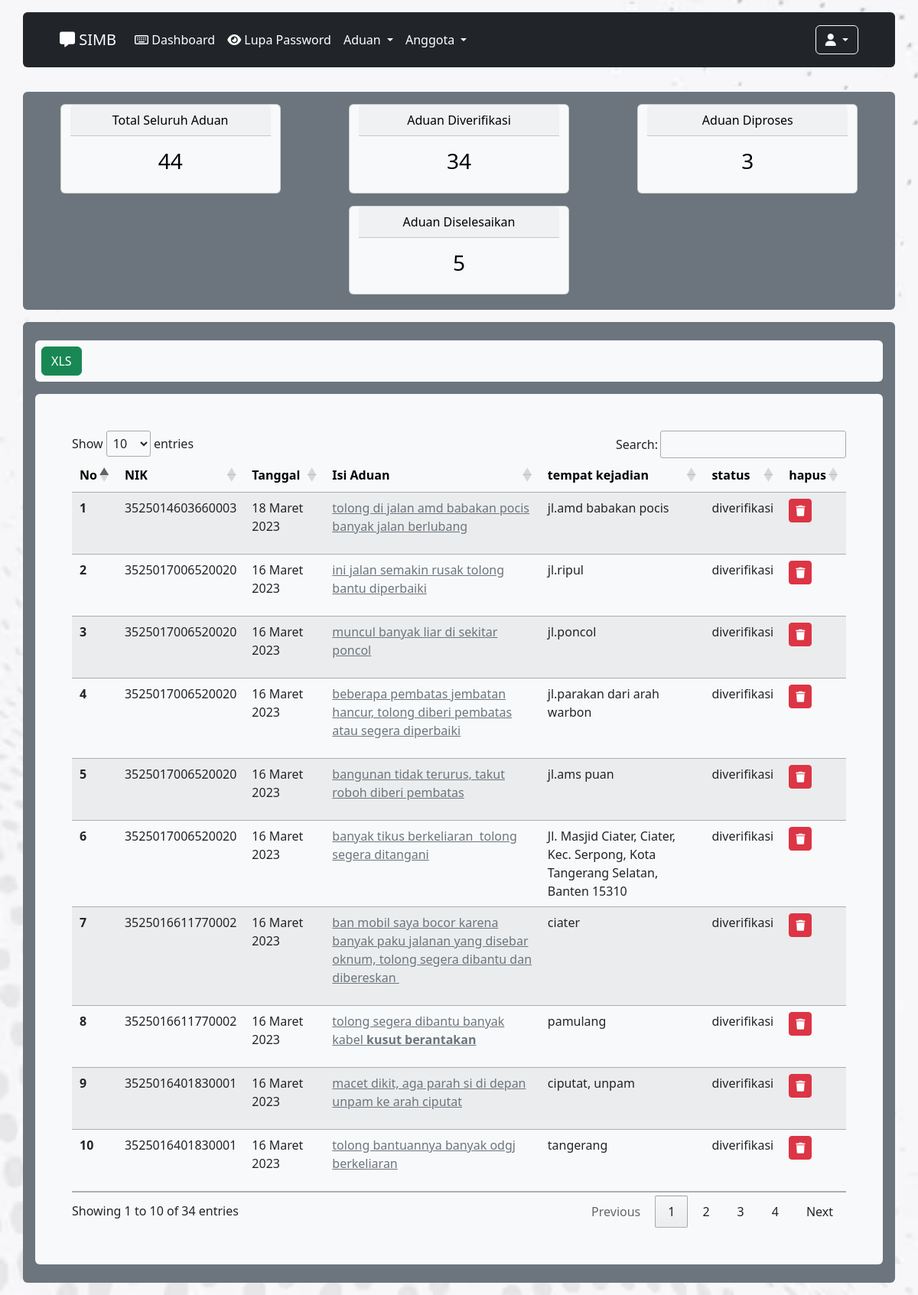
The page /tampil_aduan_diverifikasi.php (signed in) on the database its author committed.
### tables this page shows
CREATE TABLE `pengaduan` (
  `id_pengaduan` int(11) NOT NULL,
  `tgl_pengaduan` date NOT NULL,
  `nik` varchar(16) NOT NULL,
  `tempat_kejadian` text NOT NULL,
  `isi_laporan` text NOT NULL,
  `foto` varchar(255) NOT NULL,
  `status` enum('diverifikasi','diproses','selesai','tidak valid') NOT NULL
);

### function_tanggal.php (called while the page is built)
<?php function tgl($tgl_id){
    $tgl_id = explode('-', $tgl_id);
    $bu = $tgl_id['1'];
    if ($bu == 1){
        $bu_id = 'Januari';
    } else if($bu == 2){
        $bu_id = 'Februari';
    } else if($bu == 3){
        $bu_id = 'Maret';
    } else if($bu == 4){
        $bu_id = 'April';
    } else if($bu == 5){
        $bu_id = 'Mei';
    } else if($bu == 6){
        $bu_id = 'Juni';
    } else if($bu == 7){
        $bu_id = 'Juli';
    } else if($bu == 8){
        $bu_id = 'Agustus';
    } else if($bu == 9){
        $bu_id = 'September';
    } else if($bu == 10){
        $bu_id = 'Oktober';
    } else if($bu == 11){
        $bu_id = 'November';
    } else{
        $bu_id = 'Desember';
    }
    $tanggal_utuh_yang_sangat_benar = $tgl_id['2']." ".$bu_id." ".$tgl_id['0'];
    return $tanggal_utuh_yang_sangat_benar;
}
?>

### tampil_aduan_diverifikasi.php (the view, shortened to what this page needs)
<?php
        if(!empty($_SESSION['nik_login']))
        {
        include "header2.php";
        include "koneksi.php";
        include "function_tanggal.php";
            $nik_login = $_SESSION['nik_login'];
            $level = $_SESSION['level'];
            if($level == 'masyarakat')
            {
                $sql_peng_all = "SELECT * FROM pengaduan WHERE nik = '$nik_login' order by id_pengaduan DESC";
                $eks_peng_all = mysqli_query($koneksi, $sql_peng_all);
                $jml_peng_all = mysqli_num_rows($eks_peng_all);
                $sql_peng_vrf = "SELECT * FROM pengaduan WHERE nik = '$nik_login' and status = 'diverifikasi' order by id_pengaduan DESC";
                $eks_peng_vrf = mysqli_query($koneksi, $sql_peng_vrf);
                $jml_peng_vrf = mysqli_num_rows($eks_peng_vrf);
                $sql_peng_pros = "SELECT * FROM pengaduan WHERE nik = '$nik_login' and status = 'diproses'";
                $eks_peng_pros = mysqli_query($koneksi, $sql_peng_pros);
                $jml_peng_pros = mysqli_num_rows($eks_peng_pros);
                $sql_peng_selesai = "SELECT * FROM pengaduan WHERE nik = '$nik_login' and status = 'selesai'";
                $eks_peng_selesai = mysqli_query($koneksi, $sql_peng_selesai);
                $jml_peng_selesai = mysqli_num_rows($eks_peng_selesai);
                $sql_peng_tdk_valid= "SELECT * FROM pengaduan WHERE nik = '$nik_login' and status = 'tidak valid'";
                $eks_peng_tdk_valid= mysqli_query($koneksi, $sql_peng_tdk_valid);
                $jml_peng_tdk_valid= mysqli_num_rows($eks_peng_tdk_valid);
            }
            else
            {
                $sql_peng_all = "SELECT * FROM pengaduan order by id_pengaduan DESC";
                $eks_peng_all = mysqli_query($koneksi, $sql_peng_all);
                $jml_peng_all = mysqli_num_rows($eks_peng_all);
                $sql_peng_vrf = "SELECT * FROM pengaduan WHERE status = 'diverifikasi' order by id_pengaduan DESC";
                $eks_peng_vrf = mysqli_query($koneksi, $sql_peng_vrf);
                $jml_peng_vrf = mysqli_num_rows($eks_peng_vrf);
                $sql_peng_pros = "SELECT * FROM pengaduan WHERE status = 'diproses'";
                $eks_peng_pros = mysqli_query($koneksi, $sql_peng_pros);
                $jml_peng_pros = mysqli_num_rows($eks_peng_pros);
                $sql_peng_selesai = "SELECT * FROM pengaduan WHERE status = 'selesai'";
                $eks_peng_selesai = mysqli_query($koneksi, $sql_peng_selesai);
                $jml_peng_selesai = mysqli_num_rows($eks_peng_selesai);
            }
?>
<div class="container-fluid">
    <?php
            include "navbar2.php";
        ?>
    <div class="container bg-secondary rounded px-3 pt-3 pb-1 my-3">
        <div class="row d-flex justify-content-around">
            <div class="card text-bg-light mb-3 text-center" style="max-width: 18rem;">
                <div class="card-header">Total Seluruh Aduan</div>
                <div class="card-body">
                    <h3 class="card-title"><?php echo $jml_peng_all; ?></h3>
                </div>
            </div>
            <div class="card text-bg-light mb-3 text-center" style="max-width: 18rem;">
                <div class="card-header">Aduan Diverifikasi</div>
                <div class="card-body">
                    <h3 class="card-title"><?php echo $jml_peng_vrf; ?></h3>
                </div>
            </div>
            <div class="card text-bg-light mb-3 text-center" style="max-width: 18rem;">
                <div class="card-header">Aduan Diproses</div>
                <div class="card-body">
                    <h3 class="card-title"><?php echo $jml_peng_pros; ?></h3>
                </div>
            </div>
            <div class="card text-bg-light mb-3 text-center" style="max-width: 18rem;">
                <div class="card-header">Aduan Diselesaikan</div>
                <div class="card-body">
                    <h3 class="card-title"><?php echo $jml_peng_selesai; ?></h3>
                </div>
            </div>
        </div>
    </div>
    <div class="container bg-secondary rounded px-3 py-4 my-3">
        <?php
         if($level == 'admin')
         {
        ?>
        <div class="mb-3 bg-light py-2 rounded px-2">
            <a href="report_verifikasi.php" class="btn btn-success">XLS</a>
        </div>
        <?php
         }
        ?>
        <div class="rounded bg-light">
            <div class="py-5 px-5">
                <div class="table-responsive">
                    <table class="table table-striped" id="example">
                        <thead>
                            <tr class="table-light">
                                <th scope="col">No</th>
                                <?php
                                    if($level != 'masyarakat')
                                    {
                                    ?>
                                <th scope="col">NIK</th>
                                <?php
                                        }
                                    ?>
                                <th scope="col">Tanggal</th>
                                <th scope="col">Isi Aduan</th>
                                <th scope="col">tempat kejadian</th>
                                <th scope="col">status</th>
                                <?php
                                    if($level == 'admin')
                                    {
                                    ?>
                                <th scope="col">hapus</th>
                                <?php
                                    }
                                    ?>
                            </tr>
                        </thead>
                        <tbody>
                            <tr>
                                <?php
                                $no = 1;
                                while($data = mysqli_fetch_array($eks_peng_vrf))
                                {
                                ?>
                                <th scope="row"><?php echo $no; ?></th>
                                <?php
                                    if($level != 'masyarakat')
                                    {
                                    ?>
                                <td><?php echo $data['nik']; ?></td>
                                <?php
                                    }
                                    ?>
                                <td><?php echo tgl($data['tgl_pengaduan']); ?></td>
                                <td><a href="pengaduan_detail.php?id_pengaduan=<?php echo $data['id_pengaduan']; ?>"
                                        class="text-secondary"><?php echo $data['isi_laporan']; ?></td>
                                <td><?php echo $data['tempat_kejadian']; ?></td>
                                <td><?php echo $data['status']; ?></td>
                                <?php
                                    if($level == 'admin')
                                    {
                                    ?>
                                <td><a class="btn btn-sm btn-danger"
                                        href="hapus_aduan.php?id_pengaduan=<?php echo $data['id_pengaduan']; ?>"><i class="fas fa-trash"></i></a>
                                </td>
                                <?php
                                    }
                                    ?>
                            </tr>
                            <?php
                               $no++;
                                }
                            ?>
                        </tbody>
                    </table>
                </div>
            </div>
        </div>
    </div>
</div>
<?php
    include "footer2.php";
    }
    else
    {
        header("location:form_login.php");
    }
?>

### rows shown on the page
pengaduan: nik "3525014603660003", tgl_pengaduan "18 Maret 2023", isi_laporan "tolong di jalan amd babakan pocis banyak jalan berlubang", tempat_kejadian "jl.amd babakan pocis", status "diverifikasi"
pengaduan: nik "3525017006520020", tgl_pengaduan "16 Maret 2023", isi_laporan "ini jalan semakin rusak tolong bantu diperbaiki", tempat_kejadian "jl.ripul", status "diverifikasi"
pengaduan: nik "3525017006520020", tgl_pengaduan "16 Maret 2023", isi_laporan "muncul banyak liar di sekitar poncol", tempat_kejadian "jl.poncol", status "diverifikasi"
pengaduan: nik "3525017006520020", tgl_pengaduan "16 Maret 2023", isi_laporan "beberapa pembatas jembatan hancur, tolong diberi pembatas atau segera diperbaiki", tempat_kejadian "jl.parakan dari arah warbon", status "diverifikasi"
pengaduan: nik "3525017006520020", tgl_pengaduan "16 Maret 2023", isi_laporan "bangunan tidak terurus, takut roboh diberi pembatas", tempat_kejadian "jl.ams puan", status "diverifikasi"
pengaduan: nik "3525017006520020", tgl_pengaduan "16 Maret 2023", isi_laporan "banyak tikus berkeliaran tolong segera ditangani", tempat_kejadian "Jl. Masjid Ciater, Ciater, Kec. Serpong, Kota Tangerang Selatan, Banten 15310", status "diverifikasi"
pengaduan: nik "3525016611770002", tgl_pengaduan "16 Maret 2023", isi_laporan "ban mobil saya bocor karena banyak paku jalanan yang disebar oknum, tolong segera dibantu dan dibereskan", tempat_kejadian "ciater", status "diverifikasi"
pengaduan: nik "3525016611770002", tgl_pengaduan "16 Maret 2023", isi_laporan "tolong segera dibantu banyak kabel kusut berantakan", tempat_kejadian "pamulang", status "diverifikasi"
pengaduan: nik "3525016401830001", tgl_pengaduan "16 Maret 2023", isi_laporan "macet dikit, aga parah si di depan unpam ke arah ciputat", tempat_kejadian "ciputat, unpam", status "diverifikasi"
pengaduan: nik "3525016401830001", tgl_pengaduan "16 Maret 2023", isi_laporan "tolong bantuannya banyak odgj berkeliaran", tempat_kejadian "tangerang", status "diverifikasi"

### other values the page prints
$jml_peng_all "44"
$jml_peng_vrf "34"
$jml_peng_pros "3"
$jml_peng_selesai "5"
